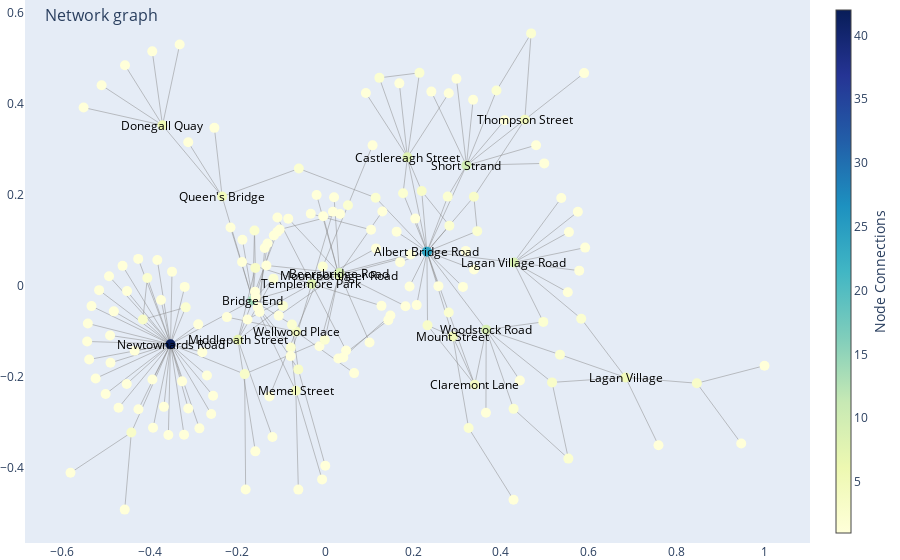

Notebook cell for this chart:
### Code cell
import plotly.graph_objects as go
import networkx as nx

# Get the degree (number of connections) for each node
node_connections = dict(G.degree())

# Create edge traces for the plot
edge_x = []
edge_y = []
for edge in G.edges():
    x0, y0 = pos[edge[0]]
    x1, y1 = pos[edge[1]]
    edge_x.append(x0)
    edge_x.append(x1)
    edge_x.append(None)  # Breaks between edges
    edge_y.append(y0)
    edge_y.append(y1)
    edge_y.append(None)

edge_trace = go.Scatter(
    x=edge_x, y=edge_y,
    line=dict(width=0.5, color='#888'),
    hoverinfo='none',
    mode='lines')

# Create node traces
node_x = []
node_y = []
node_color = []
node_hover_text = []

annotations = []

for node in G.nodes():
    x, y = pos[node]
    node_x.append(x)
    node_y.append(y)
    # Color based on number of connections
    node_color.append(node_connections[node])
    
    # Hover text for all nodes
    node_hover_text.append(f"{node}: {node_connections[node]} connections")
    
    # Add annotations for nodes with 4 or more connections
    if node_connections[node] >= 4:
        annotations.append(
            dict(
                x=x, y=y,  # Position of the label
                text=node,  # Label text (street name)
                showarrow=False,
                xanchor='center',
                yanchor='middle',
                font=dict(size=12, color='black')  # Customize label font
            )
        )

# Define the node trace with correct coloring and hover info for all nodes
node_trace = go.Scatter(
    x=node_x, y=node_y,
    mode='markers',
    hoverinfo='text',
    text=node_hover_text,  # Add hover labels for all nodes
    marker=dict(
        showscale=True,
        colorscale='YlGnBu',
        size=10,  # Adjust node size
        color=node_color,  # Color based on node connections
        colorbar=dict(
            thickness=15,
            title='Node Connections',
            xanchor='left',
            titleside='right'
        )))

# Create the figure and add annotations
fig = go.Figure(data=[edge_trace, node_trace],
                layout=go.Layout(
                    title='<br>Network graph',
                    titlefont_size=16,
                    showlegend=False,
                    hovermode='closest',
                    margin=dict(b=0, l=0, r=0, t=0),
                    annotations=annotations,  # Add permanent annotations
                    xaxis=dict(showgrid=False, zeroline=False),
                    yaxis=dict(showgrid=False, zeroline=False)
                ))

# Show the interactive plot
fig.show()

### Figure 1 — Plotly figure (JSON) as saved in the notebook; plotly's stock layout.template omitted (floating-point values rounded to 4 significant figures; data arrays with more than 128 entries replaced by an {"elided": "..."} marker saying what was removed)
{"data": [{"hoverinfo": "none", "line": {"color": "#888", "width": 0.5}, "mode": "lines", "type": "scatter", "x": {"elided": "582 float values"}, "y": {"elided": "582 float values"}}, {"hoverinfo": "text", "marker": {"color": {"elided": "178 int values"}, "colorbar": {"thickness": 15, "title": {"side": "right", "text": "Node Connections"}, "xanchor": "left"}, "colorscale": [[0, "rgb(255,255,217)"], [0.125, "rgb(237,248,177)"], [0.25, "rgb(199,233,180)"], [0.375, "rgb(127,205,187)"], [0.5, "rgb(65,182,196)"], [0.625, "rgb(29,145,192)"], [0.75, "rgb(34,94,168)"], [0.875, "rgb(37,52,148)"], [1, "rgb(8,29,88)"]], "showscale": true, "size": 10}, "mode": "markers", "text": {"elided": "178 str values"}, "type": "scatter", "x": {"elided": "178 float values"}, "y": {"elided": "178 float values"}}], "layout": {"annotations": [{"font": {"color": "black", "size": 12}, "showarrow": false, "text": "Albert Bridge Road", "x": 0.2314, "xanchor": "center", "y": 0.07543, "yanchor": "middle"}, {"font": {"color": "black", "size": 12}, "showarrow": false, "text": "Woodstock Road", "x": 0.3662, "xanchor": "center", "y": -0.09634, "yanchor": "middle"}, {"font": {"color": "black", "size": 12}, "showarrow": false, "text": "Mount Street", "x": 0.2903, "xanchor": "center", "y": -0.1113, "yanchor": "middle"}, {"font": {"color": "black", "size": 12}, "showarrow": false, "text": "Castlereagh Street", "x": 0.1869, "xanchor": "center", "y": 0.2829, "yanchor": "middle"}, {"font": {"color": "black", "size": 12}, "showarrow": false, "text": "Mountpottinger Road", "x": 0.03082, "xanchor": "center", "y": 0.02361, "yanchor": "middle"}, {"font": {"color": "black", "size": 12}, "showarrow": false, "text": "Donegall Quay", "x": -0.3706, "xanchor": "center", "y": 0.3534, "yanchor": "middle"}, {"font": {"color": "black", "size": 12}, "showarrow": false, "text": "Short Strand", "x": 0.3214, "xanchor": "center", "y": 0.2651, "yanchor": "middle"}, {"font": {"color": "black", "size": 12}, "showarrow": false, "text": "Queen's Bridge", "x": -0.2349, "xanchor": "center", "y": 0.1966, "yanchor": "middle"}, {"font": {"color": "black", "size": 12}, "showarrow": false, "text": "Beersbridge Road", "x": 0.03216, "xanchor": "center", "y": 0.02818, "yanchor": "middle"}, {"font": {"color": "black", "size": 12}, "showarrow": false, "text": "Lagan Village", "x": 0.6837, "xanchor": "center", "y": -0.2013, "yanchor": "middle"}, {"font": {"color": "black", "size": 12}, "showarrow": false, "text": "Newtownards Road", "x": -0.3525, "xanchor": "center", "y": -0.1283, "yanchor": "middle"}, {"font": {"color": "black", "size": 12}, "showarrow": false, "text": "Bridge End", "x": -0.1653, "xanchor": "center", "y": -0.03142, "yanchor": "middle"}, {"font": {"color": "black", "size": 12}, "showarrow": false, "text": "Memel Street", "x": -0.0671, "xanchor": "center", "y": -0.2306, "yanchor": "middle"}, {"font": {"color": "black", "size": 12}, "showarrow": false, "text": "Claremont Lane", "x": 0.3402, "xanchor": "center", "y": -0.2173, "yanchor": "middle"}, {"font": {"color": "black", "size": 12}, "showarrow": false, "text": "Lagan Village Road", "x": 0.4291, "xanchor": "center", "y": 0.05158, "yanchor": "middle"}, {"font": {"color": "black", "size": 12}, "showarrow": false, "text": "Templemore Park", "x": -0.03085, "xanchor": "center", "y": 0.004368, "yanchor": "middle"}, {"font": {"color": "black", "size": 12}, "showarrow": false, "text": "Middlepath Street", "x": -0.1989, "xanchor": "center", "y": -0.1186, "yanchor": "middle"}, {"font": {"color": "black", "size": 12}, "showarrow": false, "text": "Wellwood Place", "x": -0.06657, "xanchor": "center", "y": -0.1005, "yanchor": "middle"}, {"font": {"color": "black", "size": 12}, "showarrow": false, "text": "Thompson Street", "x": 0.4543, "xanchor": "center", "y": 0.3657, "yanchor": "middle"}], "hovermode": "closest", "margin": {"b": 0, "l": 0, "r": 0, "t": 0}, "showlegend": false, "title": {"font": {"size": 16}, "text": "<br>Network graph"}, "xaxis": {"showgrid": false, "zeroline": false}, "yaxis": {"showgrid": false, "zeroline": false}}}
